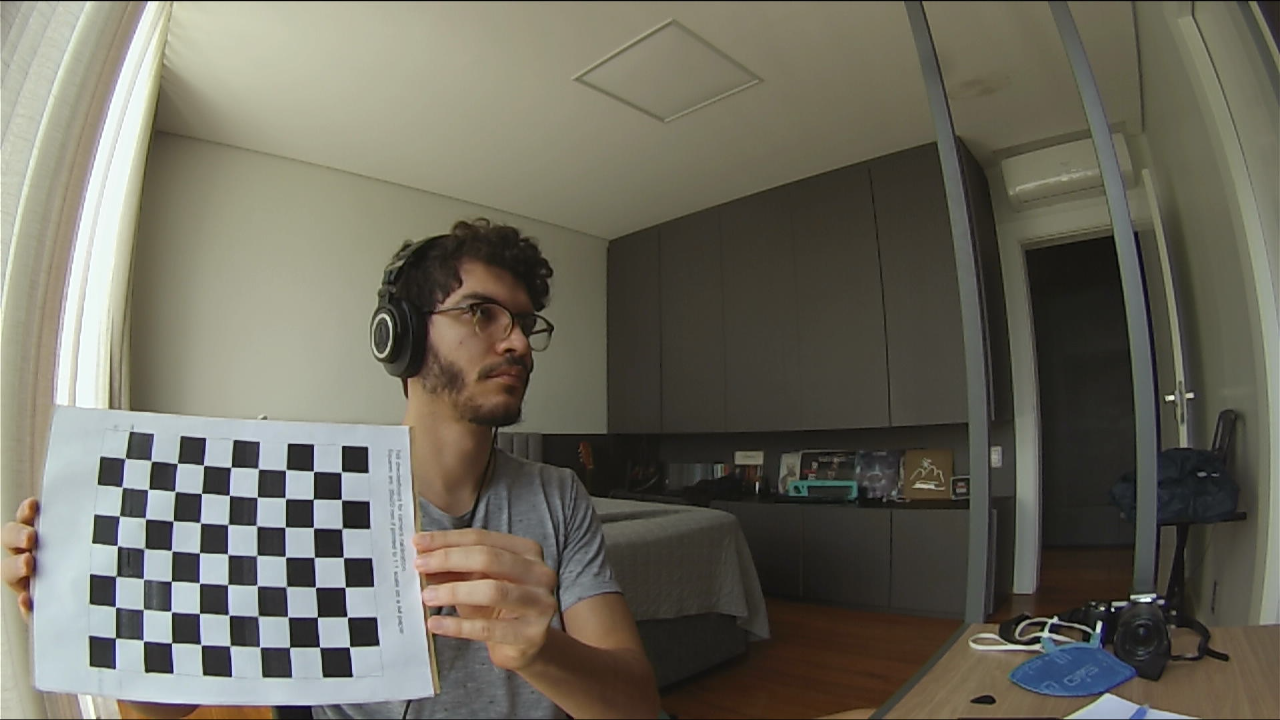
#> input picture img/cam0_0.png, 1280 x 720 px
$ python 1.CalibraIntrinsecos.py   (older library calls are emulated)
#> lines starting #> are read from the running program, lines starting #| are printed output that depends on the picture; after the words box and inside, x2 and y2 are one past the last pixel; in counts of white or black regions, pixels touching at a corner belong together; pictures that were not available may be replaced by others from this repository, and a replacement may not be noted
import cv2
import numpy as np
import pandas as pd

# Variaveis de entrada
tabuleiro = (9,7) # Formato do tabuleiro: (maior,menor)
camera = "0" # Camera a calibrar: 0 ou 1
ncapturas = 20
folder = "img"
calibration_flags = cv2.fisheye.CALIB_RECOMPUTE_EXTRINSIC + cv2.fisheye.CALIB_CHECK_COND + cv2.fisheye.CALIB_FIX_SKEW

# Declara vetor de pontos no tabuleiro (1 casa = unidade)
pts_tabuleiro = np.zeros((1,tabuleiro[0]*tabuleiro[1], 3), np.float32)
pts_tabuleiro[0,:, :2] = np.mgrid[0:tabuleiro[0], 0:tabuleiro[1]].T.reshape(-1,2)

# Listas para adicao de pontos identificados nas imagens e pontos de tabuleiro
pts_imagens = []
pts_tabuleiros = []

# Loop for itera os indices das imagens
for i in range(ncapturas):

    fname = folder + '/cam' + camera + '_'+ str(i) +'.png'
    img = cv2.imread(fname)
#> img is the input picture: shape (720, 1280, 3); mean B, G, R 93.8, 105.9, 108.6
    peb = cv2.cvtColor(img, cv2.COLOR_BGR2GRAY)
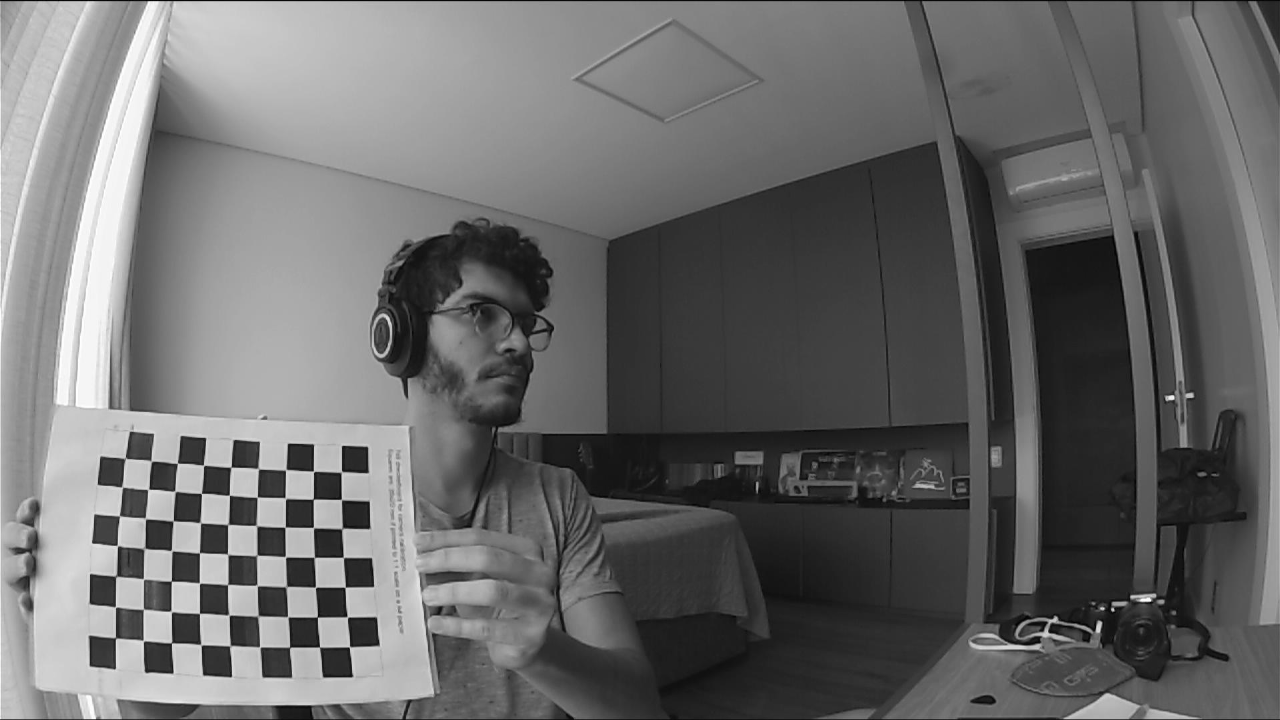
#> peb: shape (720, 1280); min 0, max 255, mean 105.3

    ret, cantos = cv2.findChessboardCorners(peb, tabuleiro, None)
#> ret = True; cantos = 63 rows, first 8: [125.6, 457.9], [151.6, 461.5], [177.5, 463.2], [203.7, 465.4], [230.9, 467.2], [258.6, 468.7], [285.8, 469.7], [313.6, 471.5]

    # Se cantos detectados
    if ret == True:

        pts_tabuleiros.append(pts_tabuleiro)
        pts_imagens.append(cantos)

        cv2.drawChessboardCorners(img, tabuleiro, cantos, ret)
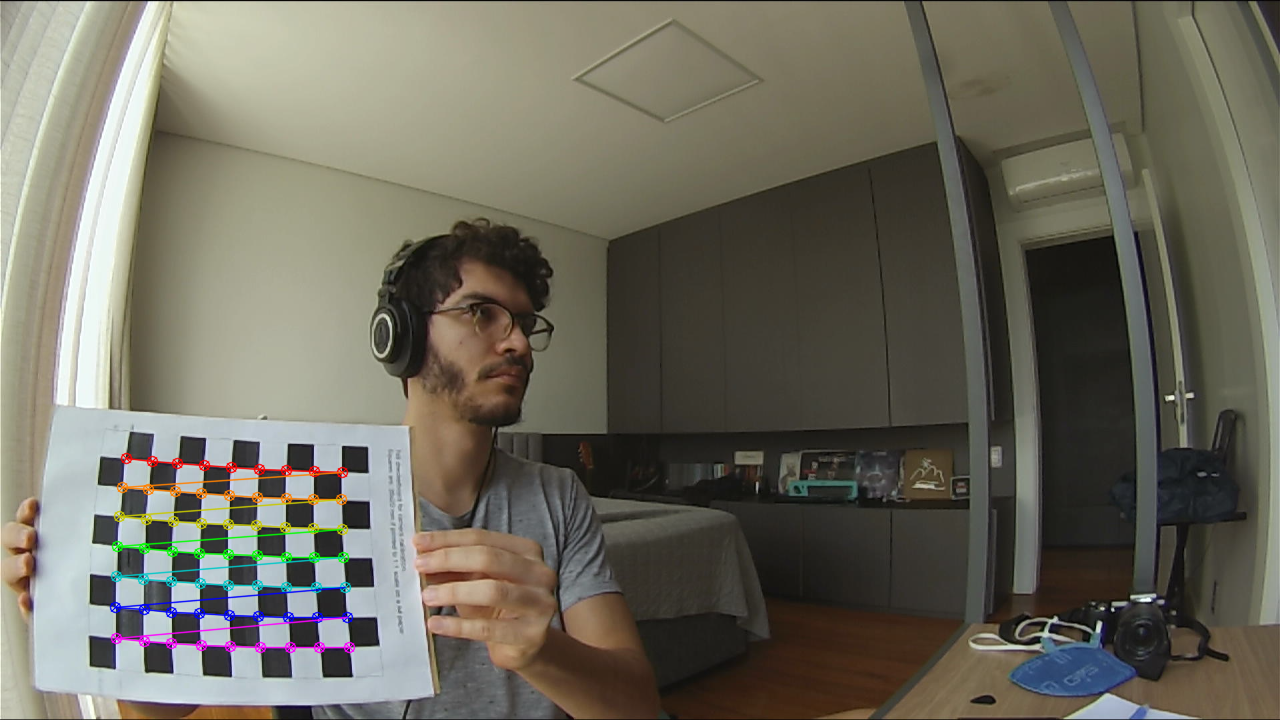
#> img: shape (720, 1280, 3); 1.46% of pixels changed, all inside (x1, y1, x2, y2) = (109, 452, 356, 654)
    else:
        print('Padrao nao detectado: ', fname)
#> pass 2 of the loop `for i in range(ncapturas):`:
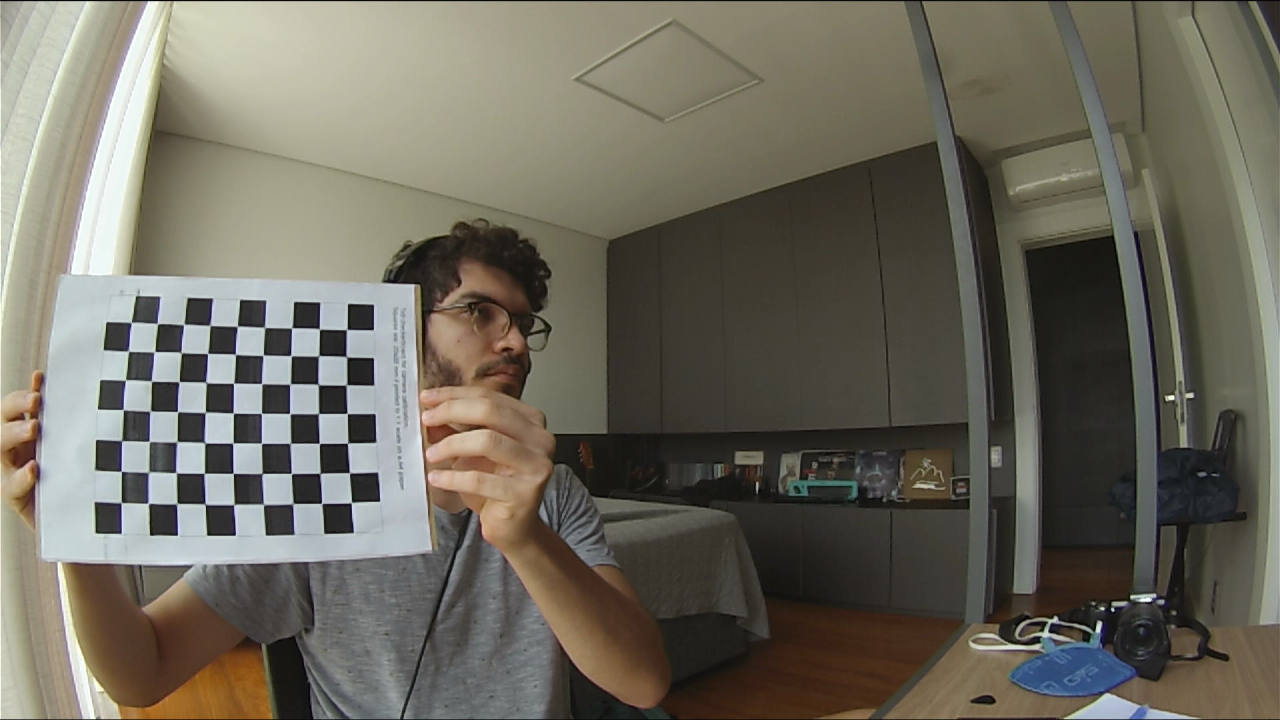
#> input picture img/cam0_1.png, 1280 x 720 px
#> img is the input picture: shape (720, 1280, 3); mean B, G, R 93.6, 105.5, 109
#> `peb = cv2.cvtColor(img, cv2.COLOR_BGR2GRAY)`:
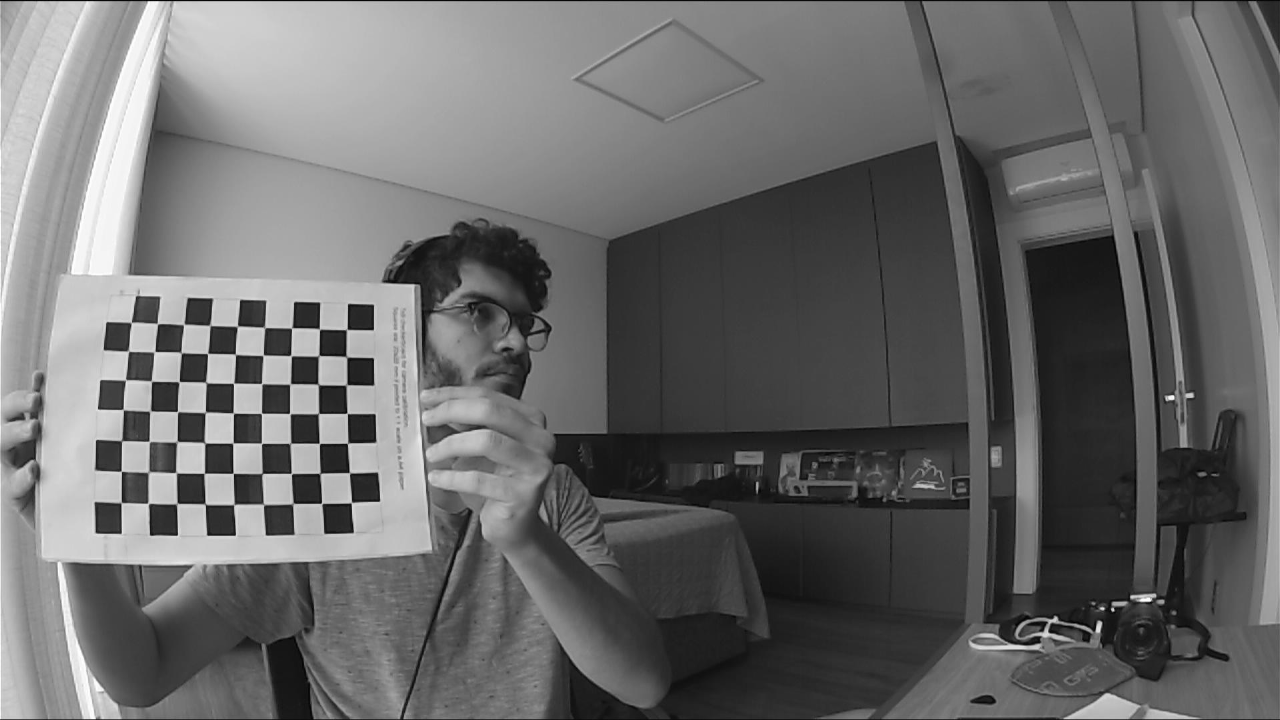
#> peb: shape (720, 1280); min 0, max 255, mean 105.2
#> cantos = 63 rows, first 8: [131.1, 322.6], [157.5, 323.9], [183.8, 324.4], [209.8, 325.2], [237.5, 326.3], [264.8, 327.8], [291.5, 328.1], [319.6, 329.4]
#> `cv2.drawChessboardCorners(img, tabuleiro, cantos, ret)`:
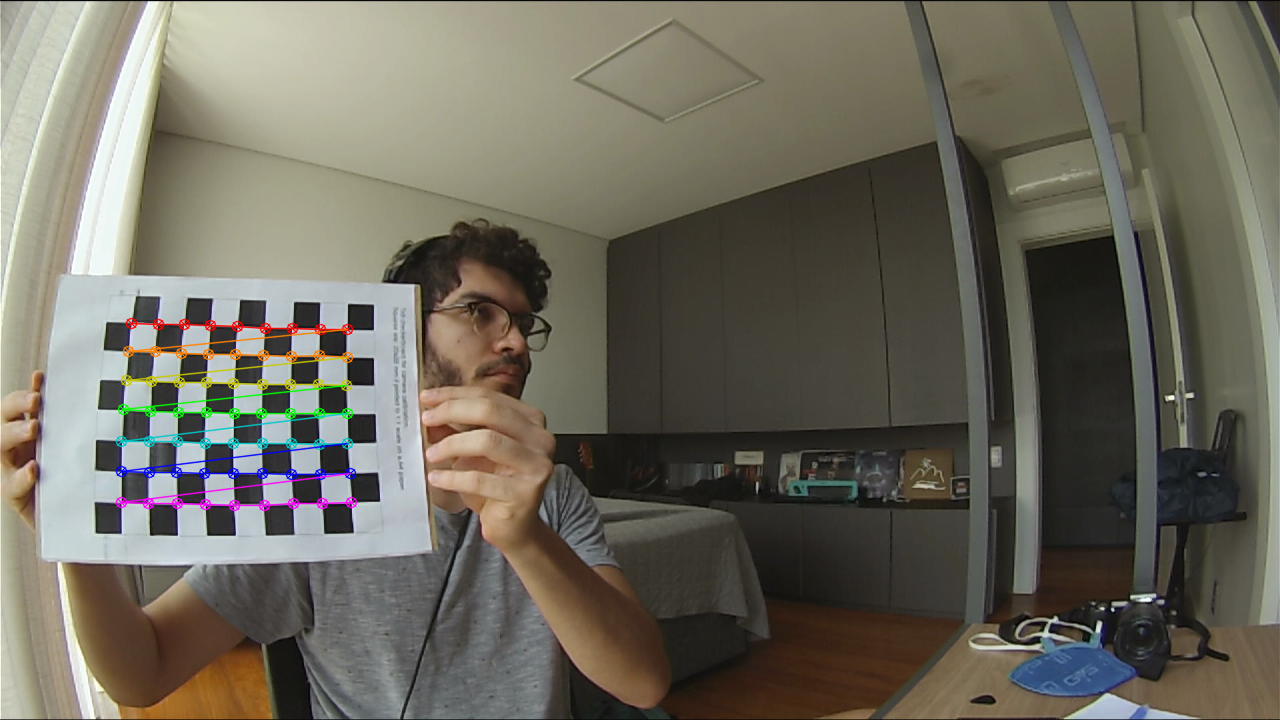
#> img: shape (720, 1280, 3); 1.46% of pixels changed, all inside (x1, y1, x2, y2) = (115, 317, 358, 512)
#> (the run stopped early here; a loop or call above may not have finished)
